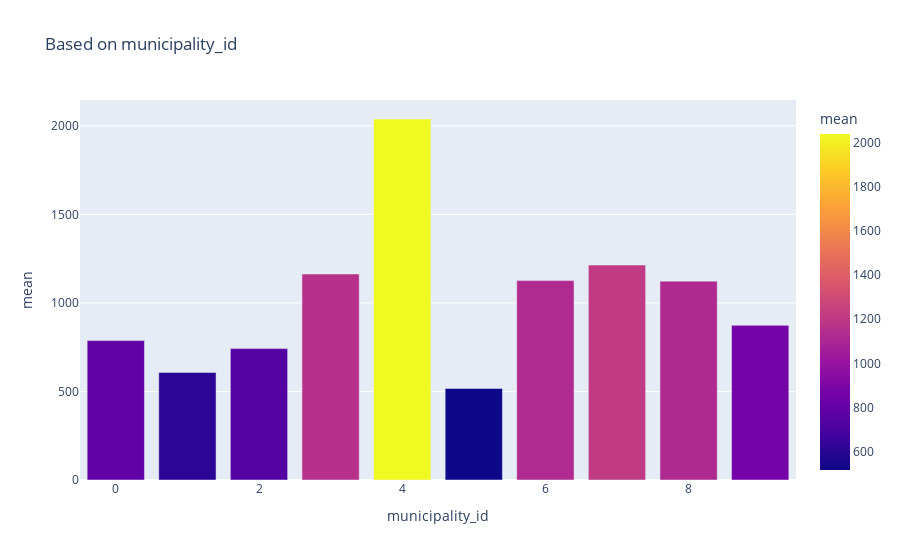

Here is the notebook cell this chart was saved with:
### Code cell
import plotly.express as px

fig = px.bar(df4, x=df4.index, y='mean',hover_data=['mean', df4.index], 
             color='mean',orientation='v',title='Based on municipality_id')
fig.show()

### Figure 1 — Plotly figure (JSON) as saved in the notebook; plotly's stock layout.template omitted (floating-point values rounded to 4 significant figures)
{"data": [{"alignmentgroup": "True", "hovertemplate": "municipality_id=%{x}<br>mean=%{marker.color}<extra></extra>", "legendgroup": "", "marker": {"color": [787.2, 607.3, 741.9, 1163.0, 2039.0, 517.1, 1126.0, 1214.0, 1123.0, 873.3], "coloraxis": "coloraxis", "pattern": {"shape": ""}}, "name": "", "offsetgroup": "", "orientation": "v", "showlegend": false, "textposition": "auto", "type": "bar", "x": [0, 1, 2, 3, 4, 5, 6, 7, 8, 9], "xaxis": "x", "y": [787.2, 607.3, 741.9, 1163.0, 2039.0, 517.1, 1126.0, 1214.0, 1123.0, 873.3], "yaxis": "y"}], "layout": {"barmode": "relative", "coloraxis": {"colorbar": {"title": {"text": "mean"}}, "colorscale": [[0, "#0d0887"], [0.1111, "#46039f"], [0.2222, "#7201a8"], [0.3333, "#9c179e"], [0.4444, "#bd3786"], [0.5556, "#d8576b"], [0.6667, "#ed7953"], [0.7778, "#fb9f3a"], [0.8889, "#fdca26"], [1, "#f0f921"]]}, "legend": {"tracegroupgap": 0}, "title": {"text": "Based on municipality_id"}, "xaxis": {"anchor": "y", "domain": [0, 1], "title": {"text": "municipality_id"}}, "yaxis": {"anchor": "x", "domain": [0, 1], "title": {"text": "mean"}}}}
